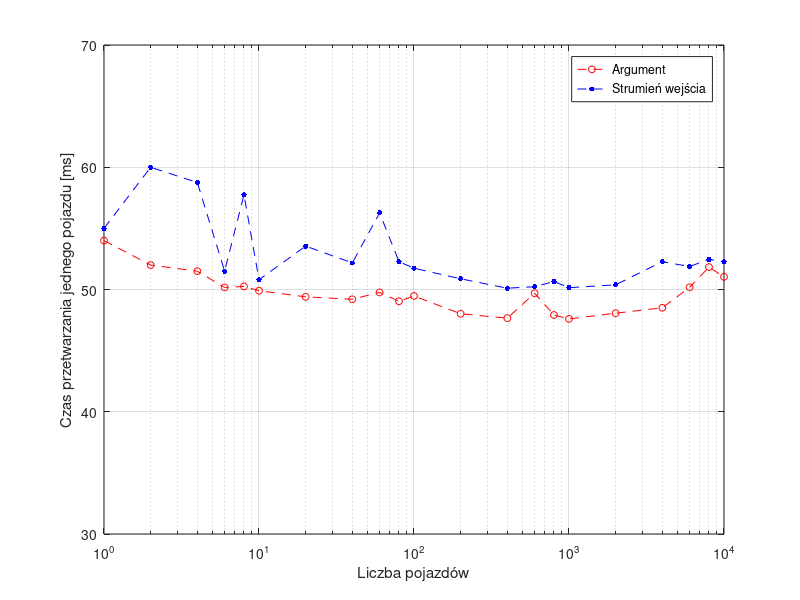

The MATLAB script that drew this image:
%% wykres 3 Wydajność pracy programu
% 1 0,054 0,055
% 2 0,104 0,12
% 4 0,206 0,235
% 6 0,301 0,309
% 8 0,402 0,462
% 10 0,499 0,508
% 20 0,988 1,071
% 40 1,968 2,087
% 60 2,986 3,376
% 80 3,923 4,182
% 100 4,947 5,174
% 200 9,603 10,175
% 400 19,063 20,043
% 600 29,814 30,136
% 800 38,333 40,524
% 1000 47,597 50,149
% 2000 96,123 100,769
% 4000 194,012 209,098
% 6000 301,069 311,295
% 8000 414,659 419,714
% 10000 510,345 522,708
close all
load('dane_wydajnosc_programu')

f = figure;
semilogx(num, 1000 * argument ./ num, 'ro--', 'MarkerSize', 5)
hold on;
semilogx(num, 1000 * stdin ./ num, 'b.--', 'MarkerSize', 12)

axis([num(1), num(end), 30, 70])
xlabel('Liczba pojazdów')
ylabel('Czas przetwarzania jednego pojazdu [ms]')
legend('Argument', 'Strumień wejścia')
grid on